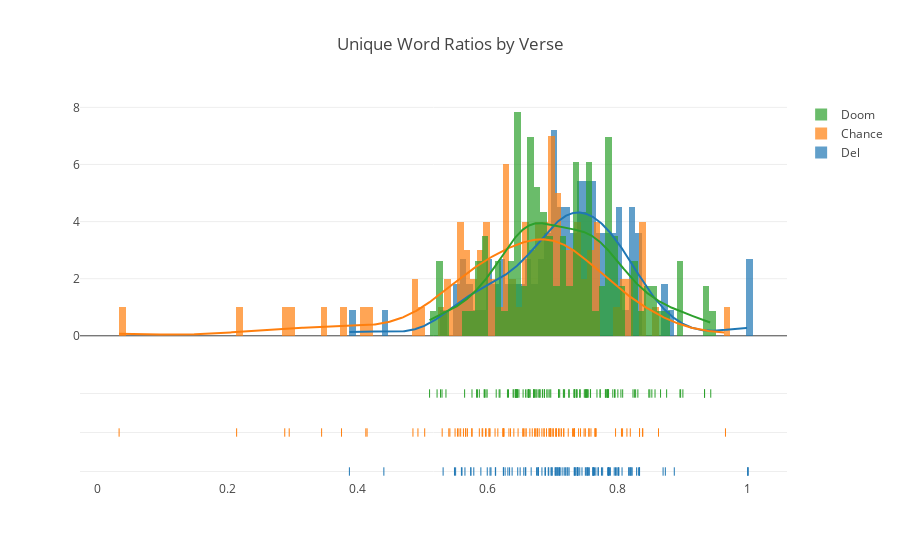

This figure's notebook cell:
### Code cell
unique_words_hist(sub_works.values())
